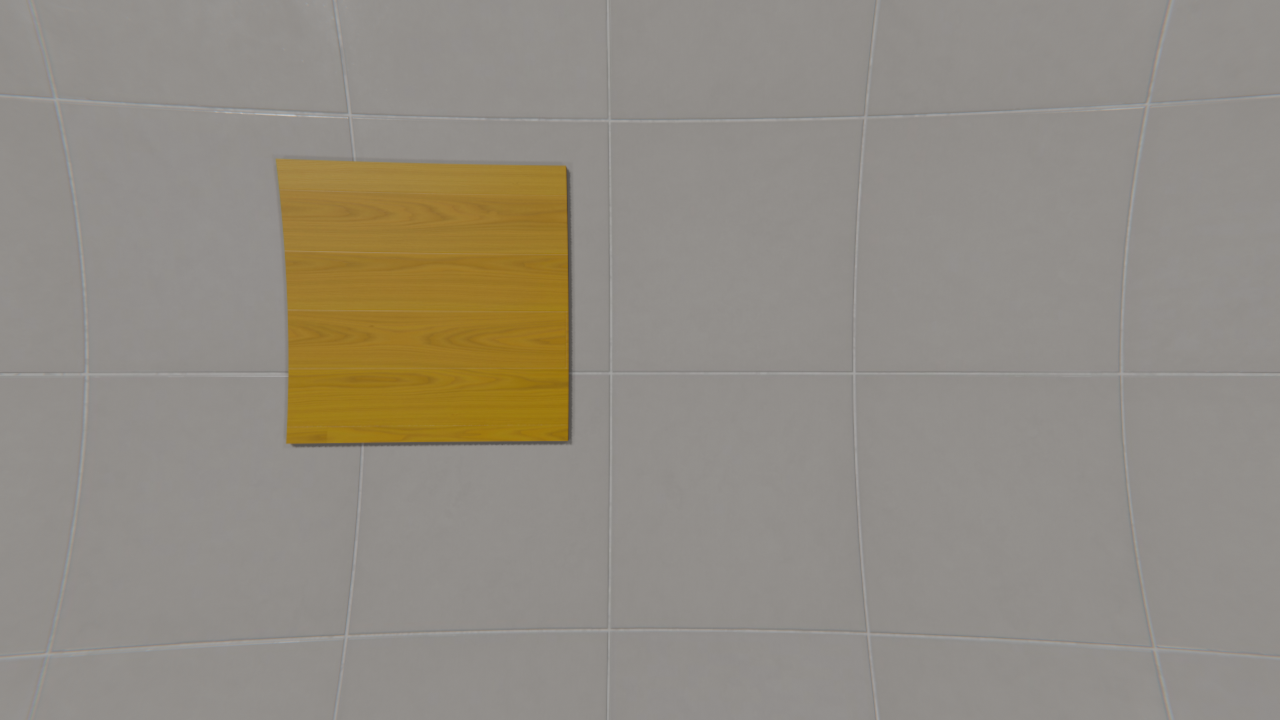
#> input picture test_images/Untitled1.png, 1280 x 720 px, found by its file name; its folder holds 4 pictures in this run
$ python evaluate.py
#> lines starting #> are read from the running program, lines starting #| are printed output that depends on the picture; after the words box and inside, x2 and y2 are one past the last pixel; in counts of white or black regions, pixels touching at a corner belong together
### src/objectDetector.py
import cv2
import numpy as np
import math
from typing import Dict, Optional

"""
Functions for detecting object by color filtering, extracting contour and calculating the metrics
"""

def filter_by_color(
    image: np.ndarray,
    lower_hsv: np.ndarray,
    upper_hsv: np.ndarray,
) -> np.ndarray:
    """
    Converts BGR to HSV and applies thresholding.
    Uses an ELLIPTICAL kernel instead of a square kernel to preserve organic curves.
    Set use_morphology=False to disable post-processing entirely.
    """
    hsv_image = cv2.cvtColor(image, cv2.COLOR_BGR2HSV)
    mask = cv2.inRange(hsv_image, lower_hsv, upper_hsv)

    return mask


def extract_primary_contour(
    binary_mask: np.ndarray,
    min_area: float = 400.0
) -> Optional[np.ndarray]:
    """
    Detects contours using CHAIN_APPROX_NONE to preserve every exact perimeter point
    without corner approximation.
    """
    # CHAIN_APPROX_NONE stores all contour points (no straight line approximation)
    contours, _ = cv2.findContours(
        binary_mask, cv2.RETR_EXTERNAL, cv2.CHAIN_APPROX_NONE
    )

    best_contour = None
    best_score = -1.0

    for contour in contours:
        area = cv2.contourArea(contour)
        if area < min_area:
            continue

        perimeter = cv2.arcLength(contour, closed=True)
        if perimeter == 0:
            continue

        circularity = (4.0 * math.pi * area) / (perimeter ** 2)
        score = circularity * math.log(area)

        if score > best_score:
            best_score = score
            best_contour = contour

    return best_contour


def get_contour_metrics(contour: np.ndarray) -> Optional[Dict[str, any]]:
    area = cv2.contourArea(contour)
    moments = cv2.moments(contour)

    if moments["m00"] == 0:
        return None

    cx = int(moments["m10"] / moments["m00"])
    cy = int(moments["m01"] / moments["m00"])

    return {
        "center": (cx, cy),
        "area_px": area
    }

### src/dataPointsManager.py
import json
import os
from typing import List, Dict, Optional


class DataPointsManager:
    """Manages recording, loading, and saving calibration sample pairs (Pixel Metrics -> Real 3D Coordinates)."""

    # [57 lines left out: functions __init__, add_sample, save_data, load_data, print_summary, not called in this run]

### src/distance_estimator.py
import numpy as np
from typing import Optional, Dict, Tuple
from src.dataPointsManager import DataPointsManager


class SpatialEstimator:
    """
    Estimates 3D coordinates (X, Y, Z) using multi-variable least squares regression.
    Includes non-linear radial distortion terms (r^2) to compensate for lens distortion
    near image boundaries.
    """

    def __init__(self, calibration_mgr: DataPointsManager, frame_size: Tuple[int, int] = (640, 480)):
        self.calib_mgr = calibration_mgr
        self.u0 = frame_size[0] / 2.0  # Optical center X (px)
        self.v0 = frame_size[1] / 2.0  # Optical center Y (px)

        self.is_fitted = False

        # Coeff vectors: [beta_1, beta_2, ..., bias]
        self.z_coeffs = None
        self.x_coeffs = None
        self.y_coeffs = None

    # [51 lines left out: functions _build_features, fit, not called in this run]

    def predict(self, cx: float, cy: float, area: float) -> Optional[Dict[str, float]]:
        """Predicts real 3D position (X, Y, Z) for a detected contour."""
        if not self.is_fitted or area <= 0:
            return None

        # Build 1-row feature matrices
        cx_arr, cy_arr, area_arr = np.array([cx]), np.array([cy]), np.array([area])
        A_z, A_x, A_y = self._build_features(cx_arr, cy_arr, area_arr)

        # Matrix dot products
        z = float(np.dot(A_z[0], self.z_coeffs))
        x = float(np.dot(A_x[0], self.x_coeffs))
        y = float(np.dot(A_y[0], self.y_coeffs))

        return {"X": x, "Y": y, "Z": z}

### test_images/evaluate.py
import json
import sys
import os
sys.path.append(os.path.abspath(os.path.join(os.path.dirname(__file__), '..')))
import cv2
import numpy as np
from config import FRAME_WIDTH, FRAME_HEIGHT, LOWER_HSV, UPPER_HSV
from objectDetector import filter_by_color, extract_primary_contour, get_contour_metrics
from dataPointsManager import DataPointsManager
from src.distance_estimator import SpatialEstimator

"""
Script for evaluating the fitted function in given dataset.
Runs from the command line.

"""

def evaluate_model(
    test_images_dir: str = "test_images",
    test_json_path: str = "test_images/real_coordinates.json",
    calibration_path: str = "calibration_data.json"
) -> None:
#> called with test_images_dir = 'test_images', test_json_path = 'test_images/real_coordinates.json', calibration_path = 'calibration_data.json'
    if not os.path.exists(test_json_path):
        raise FileNotFoundError(f"Could not find test coordinates JSON at '{test_json_path}'")

    if not os.path.exists(test_images_dir):
        raise FileNotFoundError(f"Could not find test images directory at: {test_images_dir}")

    # 1. Initialize Calibration Manager and fit SpatialEstimator with config
    calib_mgr = DataPointsManager(filepath=calibration_path)
#> (reads calibration_data.json from the repository)
    estimator = SpatialEstimator(calibration_mgr=calib_mgr, frame_size=(FRAME_WIDTH, FRAME_HEIGHT))

    # 2. Load test ground truth coordinates
    with open(test_json_path, "r") as f:
#> (reads test_images/real_coordinates.json from the repository)
        test_coords_list = json.load(f)

    print(f"\n================ EVALUATION REPORT ================")
    print(f"Directory: '{test_images_dir}' | Total Test Samples: {len(test_coords_list)}\n")

    errors_x = []
    errors_y = []
    errors_z = []
    euclidean_errors = []
    successful_evals = 0

    print(f"{'ID':<4} | {'Real (X, Y, Z)':<22} | {'Predicted (X, Y, Z)':<22} | {'Error (X, Y, Z)':<22} | {'Dist Err':<8}")
    print("-" * 96)

    for item in test_coords_list:
        sample_id = item["id"]
        img_filename = f"Untitled{sample_id}.png"
        img_path = os.path.join(test_images_dir, img_filename)

        if not os.path.exists(img_path):
            print(f"#{sample_id:<3} | [WARNING] Image not found: {img_path}")
            continue

        image = cv2.imread(img_path)
#> image is the input picture: shape (720, 1280, 3); mean B, G, R 130.6, 140.5, 146.3

        if image.shape[1] != FRAME_WIDTH or image.shape[0] != FRAME_HEIGHT:
            image = cv2.resize(image, (FRAME_WIDTH, FRAME_HEIGHT))
            print("Image is resized")

        # 3. Run detection pipeline (compatible with src/detector.py signature)
        binary_mask = filter_by_color(image, LOWER_HSV, UPPER_HSV)
#> in filter_by_color, `hsv_image = cv2.cvtColor(image, cv2.COLOR_BGR2HSV)`: hsv_image: shape (720, 1280, 3); mean H, S, V 16.6, 26.6, 146.4
#> in filter_by_color, `mask = cv2.inRange(hsv_image, lower_hsv, upper_hsv)`:
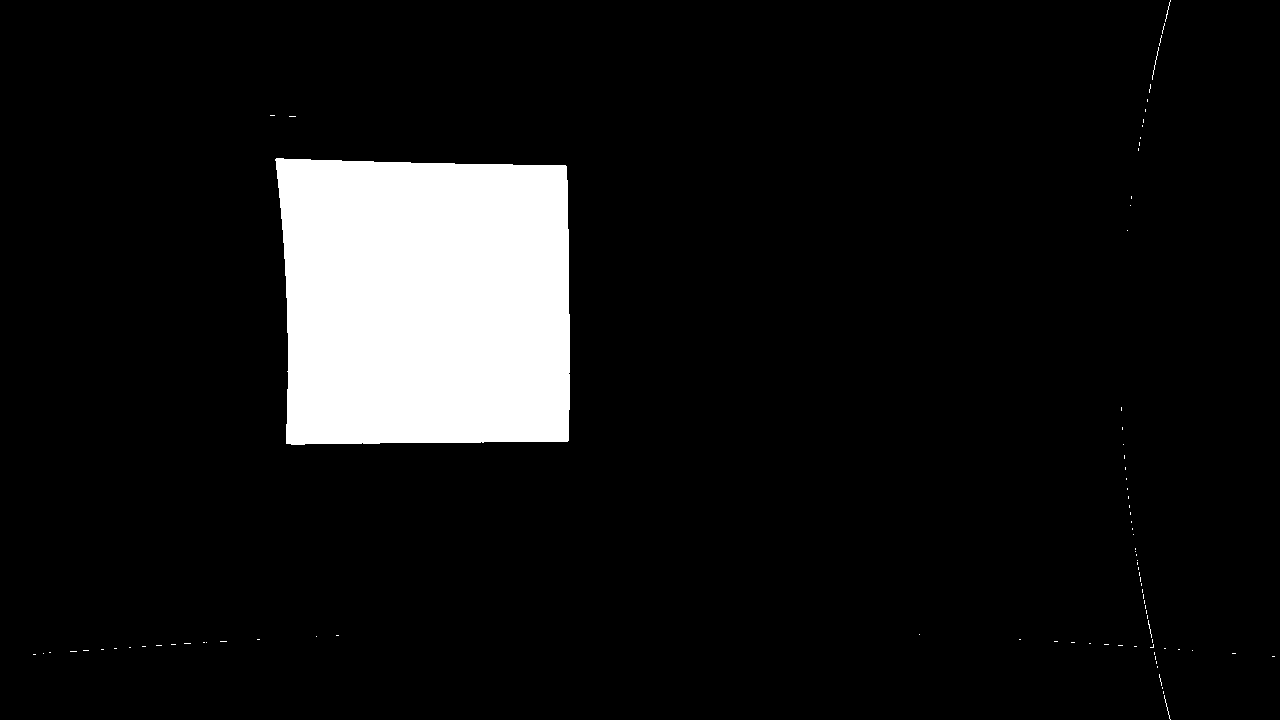
#> mask: shape (720, 1280); 8.7% white; 88 white regions (84 under 20 px)
        contour = extract_primary_contour(binary_mask)
#> in extract_primary_contour, `contours, _ = cv2.findContours( binary_mask, cv2.RETR_EXTERNAL, cv2.CH..`: contours = 88 contours, 87 with area under 20; largest, box (x1, y1, x2, y2) and area: (275, 158, 570, 445) 79242
#> the loop in extract_primary_contour, `for contour in contours:` made 88 passes
#> (area, perimeter, circularity, score, best_score) on pass 74: (79241.5, 1148, 0.756, 8.52, 8.52)
#> after the loop in extract_primary_contour, `for contour in contours:`: best_contour = contour of 1131 points, box (x1, y1, x2, y2) (275, 158, 570, 445), area 79242; best_score = 8.52
#> contour has the same summary as best_contour in extract_primary_contour
        if contour is None:
            print(f"#{sample_id:<3} | [WARNING] No valid contour detected.")
            continue
        metrics = get_contour_metrics(contour)
#> in get_contour_metrics, `area = cv2.contourArea(contour)`: area = 79241.5
#> in get_contour_metrics, `moments = cv2.moments(contour)`: moments = moments, m00 79241.5, centre m10/m00, m01/m00 = (425.5, 301.6)
#> in get_contour_metrics, `cx = int(moments["m10"] / moments["m00"])`: cx = 425
#> in get_contour_metrics, `cy = int(moments["m01"] / moments["m00"])`: cy = 301
#> metrics = {'center': (425, 301), 'area_px': 79241.5}

        cx, cy = metrics["center"]
#> cx = 425; cy = 301
        area_px = metrics["area_px"]
#> area_px = 79241.5

        # 4. Predict coordinates using SpatialEstimator.predict()
        pred = estimator.predict(float(cx), float(cy), float(area_px))
        if pred is None:
            print(f"#{sample_id:<3} | [WARNING] Prediction failed. Skipping test item.")
            continue

        real_x = float(item["real_x"])
        real_y = float(item["real_y"])
        real_z = float(item["real_z"])

        pred_x, pred_y, pred_z = pred["X"], pred["Y"], pred["Z"]

        # Calculate error metrics
        err_x = abs(pred_x - real_x)
        err_y = abs(pred_y - real_y)
        err_z = abs(pred_z - real_z)
        dist_err = np.sqrt((pred_x - real_x)**2 + (pred_y - real_y)**2 + (pred_z - real_z)**2)

        errors_x.append(err_x)
        errors_y.append(err_y)
        errors_z.append(err_z)
        euclidean_errors.append(dist_err)
        successful_evals += 1

        real_str = f"({real_x:.2f}, {real_y:.2f}, {real_z:.2f})"
        pred_str = f"({pred_x:.2f}, {pred_y:.2f}, {pred_z:.2f})"
        err_str = f"({err_x:.2f}, {err_y:.2f}, {err_z:.2f})"

        print(f"#{sample_id:<3} | {real_str:<22} | {pred_str:<22} | {err_str:<22} | {dist_err:.2f}m")
#> pass 2 of the loop in evaluate_model, `for item in test_coords_list:`:
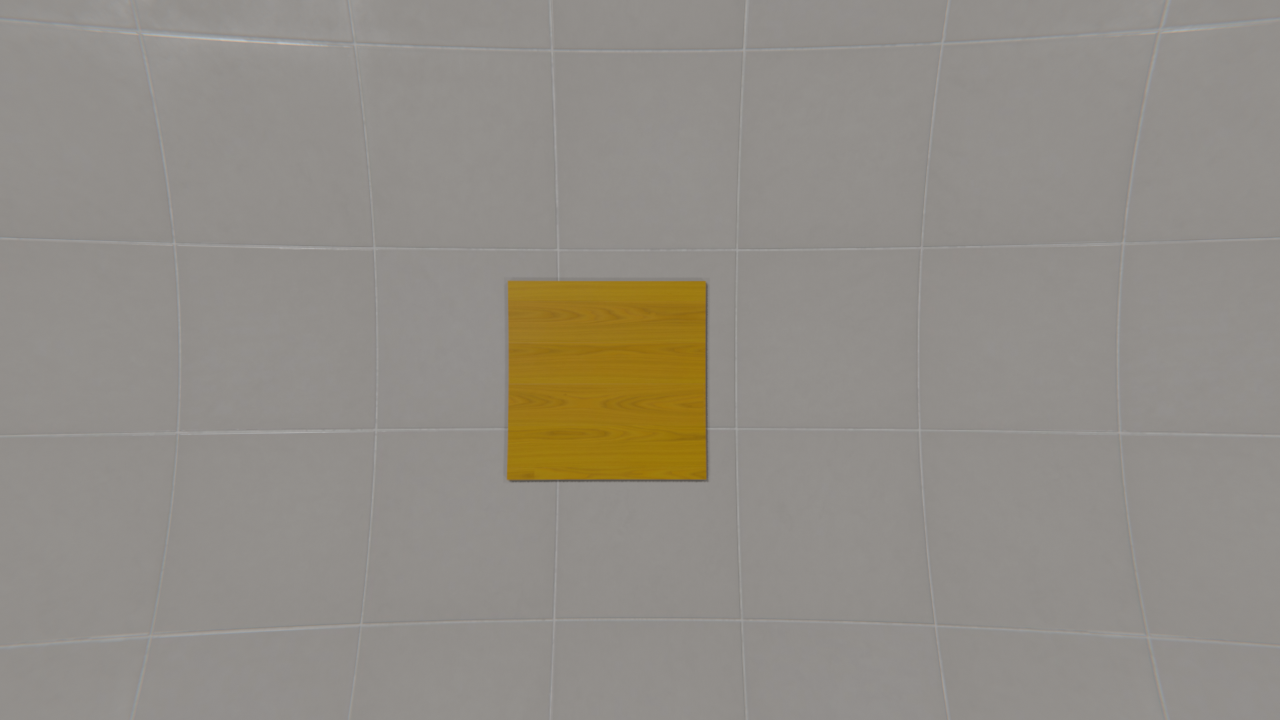
#> input picture test_images/Untitled2.png, 1280 x 720 px, found by its file name
#> in evaluate_model, image is the input picture: shape (720, 1280, 3); mean B, G, R 134.4, 141.6, 146.2
#> hsv_image: shape (720, 1280, 3); mean H, S, V 16.4, 20.1, 146.2
#> in filter_by_color (call 2), `mask = cv2.inRange(hsv_image, lower_hsv, upper_hsv)`:
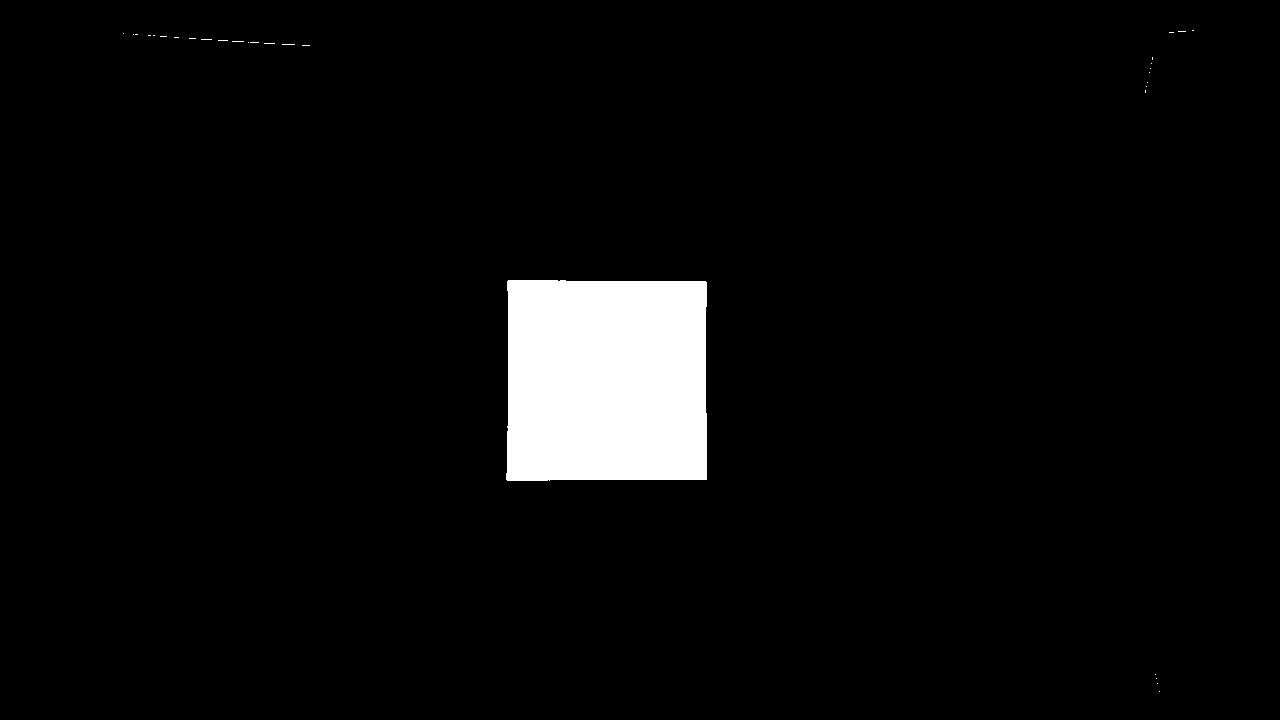
#> mask: shape (720, 1280); 4.3% white; 31 white regions (30 under 20 px)
#> contours = 31 contours, 30 with area under 20; largest, box (x1, y1, x2, y2) and area: (506, 280, 707, 481) 39262
#> the loop in extract_primary_contour (call 2), `for contour in contours:` made 31 passes
#> (area, perimeter, circularity, score, best_score) on pass 5: (39262, 800.6, 0.77, 8.14, 8.14)
#> in evaluate_model, `contour = extract_primary_contour(binary_mask)`: contour = contour of 794 points, box (x1, y1, x2, y2) (506, 280, 707, 481), area 39262
#> metrics = {'center': (606, 380), 'area_px': 39262}
#> in evaluate_model, `cx, cy = metrics["center"]`: cx = 606; cy = 380
#> area_px = 39262
#> pass 3 of the loop in evaluate_model, `for item in test_coords_list:`:
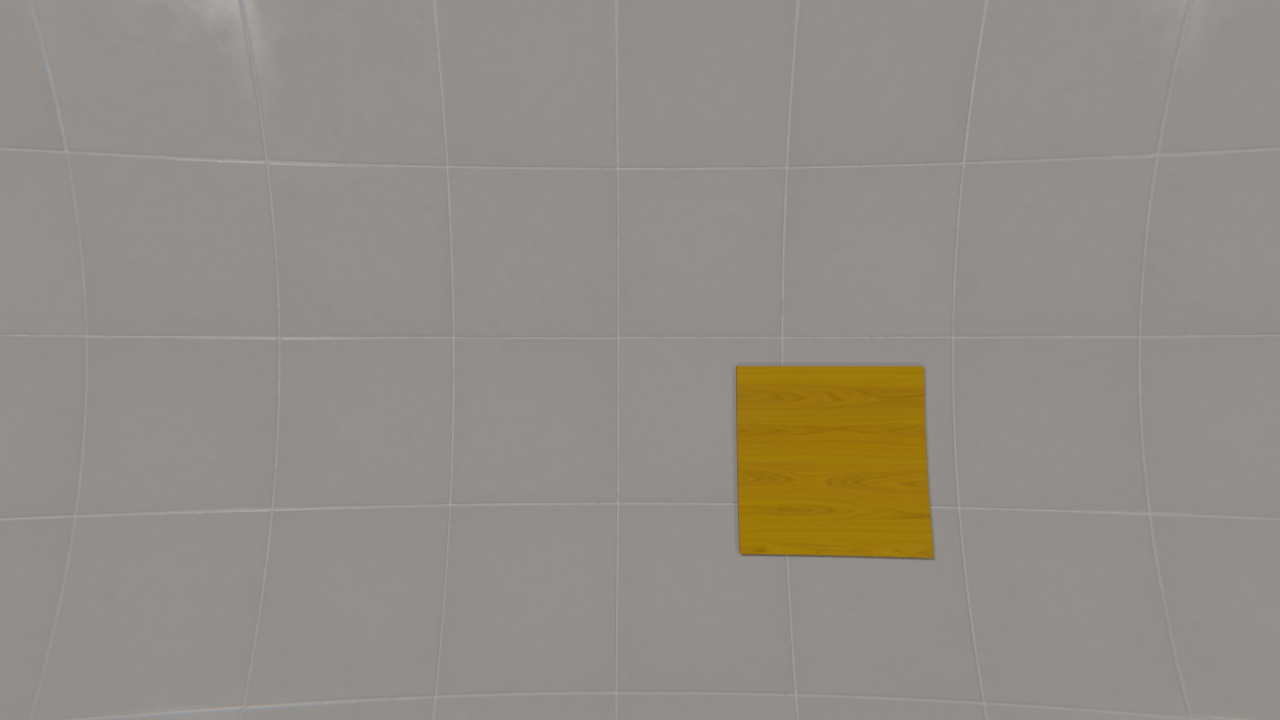
#> input picture test_images/Untitled3.png, 1280 x 720 px, found by its file name
#> in evaluate_model, image is the input picture: shape (720, 1280, 3); mean B, G, R 134.5, 141.7, 146.1
#> hsv_image: shape (720, 1280, 3); mean H, S, V 16.3, 19.9, 146.2
#> in filter_by_color (call 3), `mask = cv2.inRange(hsv_image, lower_hsv, upper_hsv)`:
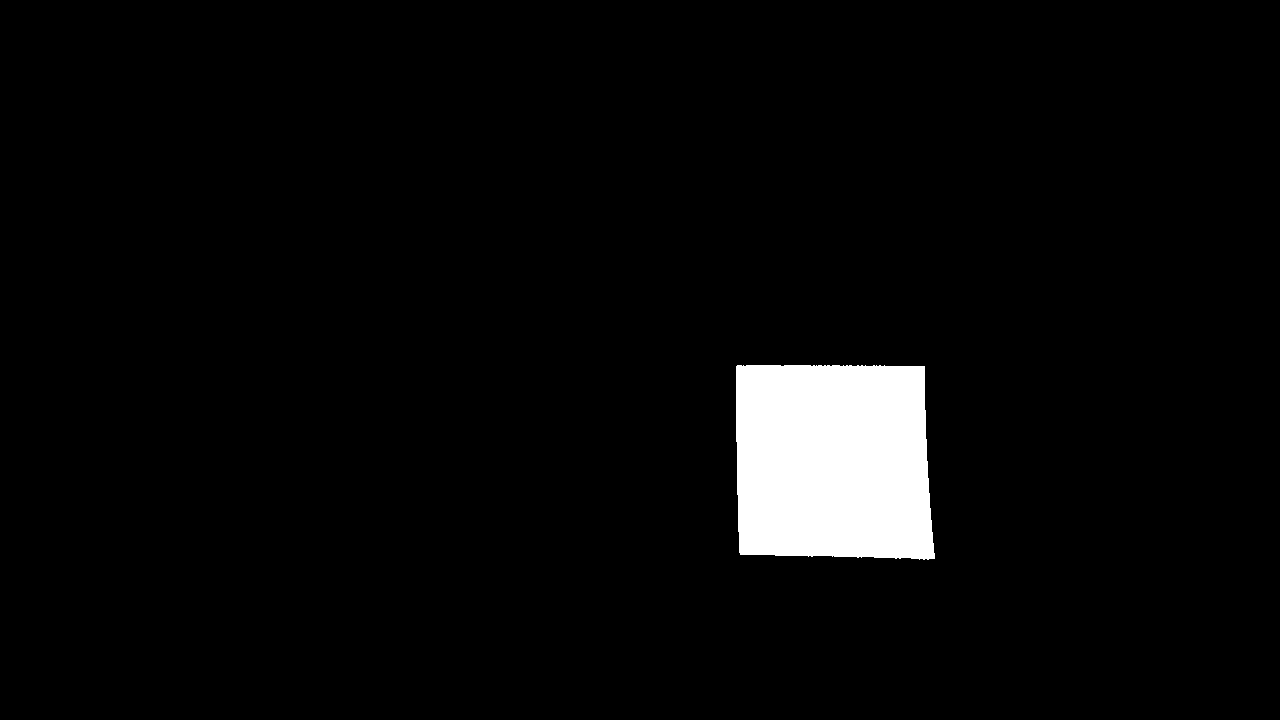
#> mask: shape (720, 1280); 4% white; 1 white region
#> contours = 1 contour; box (x1, y1, x2, y2) and area: (736, 365, 935, 560) 36221
#> in evaluate_model, `contour = extract_primary_contour(binary_mask)`: contour = contour of 762 points, box (x1, y1, x2, y2) (736, 365, 935, 560), area 36221
#> metrics = {'center': (832, 461), 'area_px': 36221}
#> in evaluate_model, `cx, cy = metrics["center"]`: cx = 832; cy = 461
#> area_px = 36221
#> the loop made 10 passes; the first 3 are shown

    print("-" * 30)

    # 5. Generate Performance Summary
    if successful_evals > 0:
        mae_x = np.mean(errors_x)
        mae_y = np.mean(errors_y)
        mae_z = np.mean(errors_z)
        rmse_x = np.sqrt(np.mean(np.array(errors_x)**2))
        rmse_y = np.sqrt(np.mean(np.array(errors_y)**2))
        rmse_z = np.sqrt(np.mean(np.array(errors_z)**2))
        mean_dist_err = np.mean(euclidean_errors)

        print(f"\n### PERFORMANCE SUMMARY ({successful_evals}/{len(test_coords_list)} Samples Evaluated)")
        print(f"* **Mean Absolute Error (MAE):** X = {mae_x:.4f}m | Y = {mae_y:.4f}m | Z = {mae_z:.4f}m")
        print(f"* **Root Mean Squared Error (RMSE):** X = {rmse_x:.4f}m | Y = {rmse_y:.4f}m | Z = {rmse_z:.4f}m")
        print(f"* **Average 3D Euclidean Distance Error:** {mean_dist_err:.4f} meters")
    else:
        print("\n[ERROR] No test samples were successfully evaluated.")

    print("===================================================\n")


if __name__ == "__main__":
    evaluate_model()
